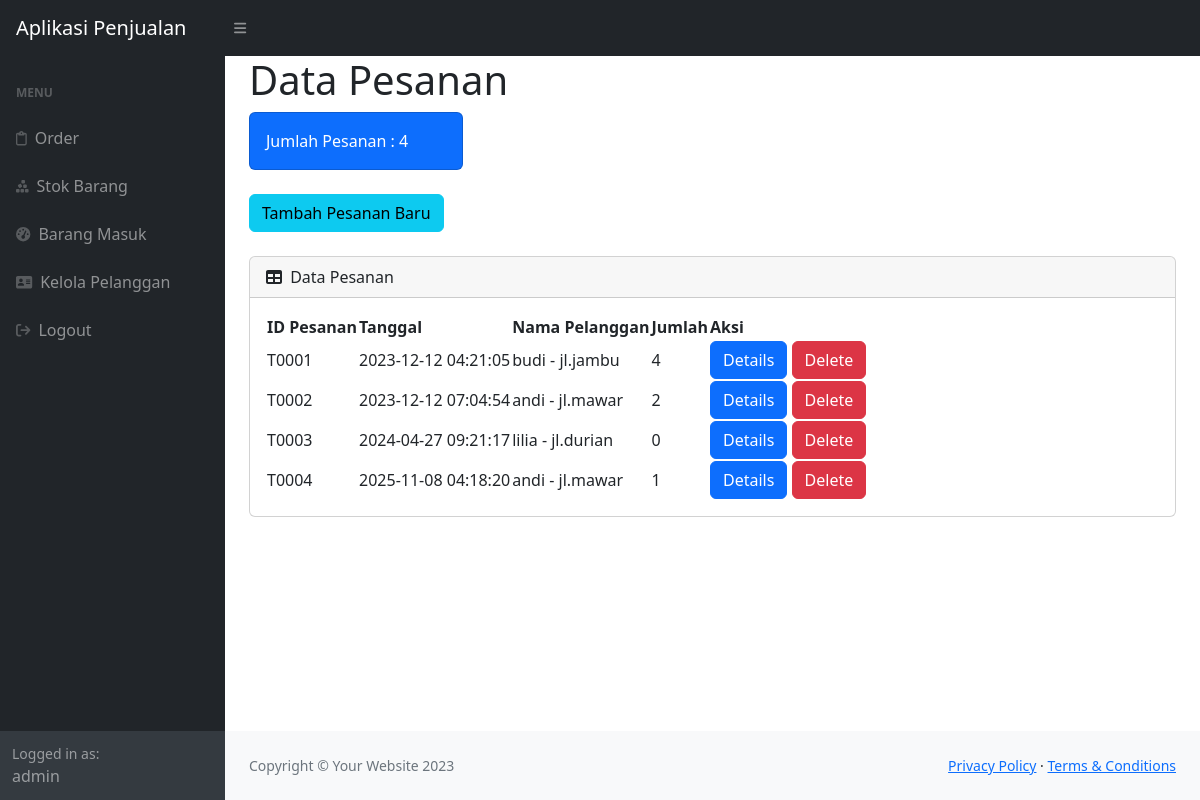
The app's page /index.php (signed in) with its own data.
### tables this page shows
CREATE TABLE `user` (
  `iduser` int(11) NOT NULL,
  `username` varchar(35) NOT NULL,
  `password` varchar(20) NOT NULL
);

CREATE TABLE `pesanan` (
  `idorder` varchar(30) NOT NULL,
  `tanggal` timestamp NOT NULL DEFAULT current_timestamp() ON UPDATE current_timestamp(),
  `idpelanggan` varchar(30) NOT NULL
);

CREATE TABLE `pelanggan` (
  `idpelanggan` varchar(30) NOT NULL,
  `namapelanggan` varchar(30) NOT NULL,
  `no_telp` varchar(15) NOT NULL,
  `alamat` text NOT NULL
);

### index.php (the view, shortened to what this page needs)
<?php
require 'ceklogin.php';
$h1 = mysqli_query($koneksi, "select * from pesanan");
$h2 = mysqli_num_rows($h1);
$ambiluser = mysqli_query($koneksi,"select * from user");
$nu = mysqli_fetch_array($ambiluser);
$username = $nu['username'];
?>
<!DOCTYPE html>
<html lang="en">
    <head>
        <link href="https://cdn.jsdelivr.net/npm/simple-datatables@7.1.2/dist/style.min.css" rel="stylesheet" />
        <link href="css/styles.css" rel="stylesheet"/>
    </head>
    <body class="sb-nav-fixed">
        <nav class="sb-topnav navbar navbar-expand navbar-dark bg-dark">
            <a class="navbar-brand ps-3" href="index.php">Aplikasi Penjualan</a>
            <button class="btn btn-link btn-sm order-1 order-lg-0 me-4 me-lg-0" id="sidebarToggle" href="#!"><i class="fas fa-bars"></i></button>
        </nav>
        <div id="layoutSidenav">
            <div id="layoutSidenav_nav">
                <nav class="sb-sidenav accordion sb-sidenav-dark" id="sidenavAccordion">
                    <div class="sb-sidenav-menu">
                        <div class="nav">
                            <div class="sb-sidenav-menu-heading">Menu</div>
                            <a class="nav-link" href="index.php">
                                <div class="sb-nav-link-icon"><i class="fa-regular fa-clipboard"></i></div>
                                Order
                            </a>
                            <a class="nav-link" href="stok.php">
                                <div class="sb-nav-link-icon"><i class="fa-solid fa-cubes-stacked"></i></div>
                                Stok Barang
                            </a>
                            <a class="nav-link" href="masuk.php">
                                <div class="sb-nav-link-icon"><i class="fas fa-tachometer-alt"></i></div>
                                Barang Masuk
                            </a>
                            <a class="nav-link" href="pelanggan.php">
                                <div class="sb-nav-link-icon"><i class="fa-solid fa-address-card"></i></div>
                                Kelola Pelanggan
                            </a>
                            <a class="nav-link" href="logout.php">
                                <div class="sb-nav-link-icon"><i class="fa-solid fa-arrow-right-from-bracket"></i></div>
                                Logout
                            </a>
                        </div>
                    </div>
                    <div class="sb-sidenav-footer">
                        <div class="small">Logged in as:</div>
                        <?php echo $username; ?>
                    </div>
                </nav>
            </div>
            <div id="layoutSidenav_content">
                <main>
                    <div class="container-fluid px-4">
                        <h1 class="mb-2">Data Pesanan</h1>
                        <div class="row">
                            <div class="col-xl-3 col-md-6">
                                <div class="card bg-primary text-white mb-4">
                                    <div class="card-body">Jumlah Pesanan : <?php echo $h2; ?></div>
                                </div>
                            </div>
                        </div>
                            <button type="button" class="btn btn-info mb-4" data-bs-toggle="modal" data-bs-target="#myModal">
                            Tambah Pesanan Baru
                            </button>
                        <div class="card mb-4">
                            <div class="card-header">
                                <i class="fas fa-table me-1"></i>
                                Data Pesanan
                            </div>
                            <div class="card-body">
                                <table id="datatablesSimple">
                                    <thead>
                                        <tr>
                                            <th>ID Pesanan</th>
                                            <th>Tanggal</th>
                                            <th>Nama Pelanggan</th>
                                            <th>Jumlah</th>
                                            <th>Aksi</th>
                                        </tr>
                                    </thead>
                                    <tbody>
                                    <?php
                                    $data = mysqli_query($koneksi,"select * from pesanan p, pelanggan pl where p.idpelanggan=pl.idpelanggan");
                                    while($p=mysqli_fetch_array($data)){
                                        $idorder = $p['idorder'];
                                        $tanggal = $p['tanggal'];
                                        $namapelanggan = $p['namapelanggan'];
                                        $alamat = $p['alamat'];
                                        $hitungjumlah = mysqli_query($koneksi,"select * from detailpesanan where idpesanan='$idorder'");
                                        $jumlah = mysqli_num_rows($hitungjumlah);
                                    ?>
                                        <tr>
                                            <td><?php echo $idorder;?></td>
                                            <td><?php echo $tanggal; ?></td>
                                            <td><?php echo $namapelanggan; ?> - <?php echo $alamat; ?></td>
                                            <td><?php echo $jumlah; ?></td>
                                            <td><a href="view.php?idp=<?php echo $idorder; ?>" class="btn btn-primary">Details</a>
                                            <button type="button" class="btn btn-danger" data-bs-toggle="modal" data-bs-target="#delete<?php echo $idorder; ?>">
                                            Delete
                                            </button></td>
                                        </tr>
                                        <?php
                                        };
                                        ?>
                                    </tbody>
                                </table>
                            </div>
                        </div>
                    </div>
                </main>
                <footer class="py-4 bg-light mt-auto">
                    <div class="container-fluid px-4">
                        <div class="d-flex align-items-center justify-content-between small">
                            <div class="text-muted">Copyright &copy; Your Website 2023</div>
                            <div>
                                <a href="#">Privacy Policy</a>
                                &middot;
                                <a href="#">Terms &amp; Conditions</a>
                            </div>
                        </div>
                    </div>
                </footer>
            </div>
        </div>
    </body>
</html>

### records on screen
user: username "admin"
pesanan: idorder "T0001", tanggal "2023-12-12 04:21:05", idpelanggan.namapelanggan "budi", idpelanggan.alamat "jl.jambu", jumlah "4"
pesanan: idorder "T0002", tanggal "2023-12-12 07:04:54", idpelanggan.namapelanggan "andi", idpelanggan.alamat "jl.mawar", jumlah "2"
pesanan: idorder "T0003", tanggal "2024-04-27 09:21:17", idpelanggan.namapelanggan "lilia", idpelanggan.alamat "jl.durian", jumlah "0"
pesanan: idorder "T0004", tanggal "2025-11-08 04:18:20", idpelanggan.namapelanggan "andi", idpelanggan.alamat "jl.mawar", jumlah "1"

### other values on screen
$h2 "4"
